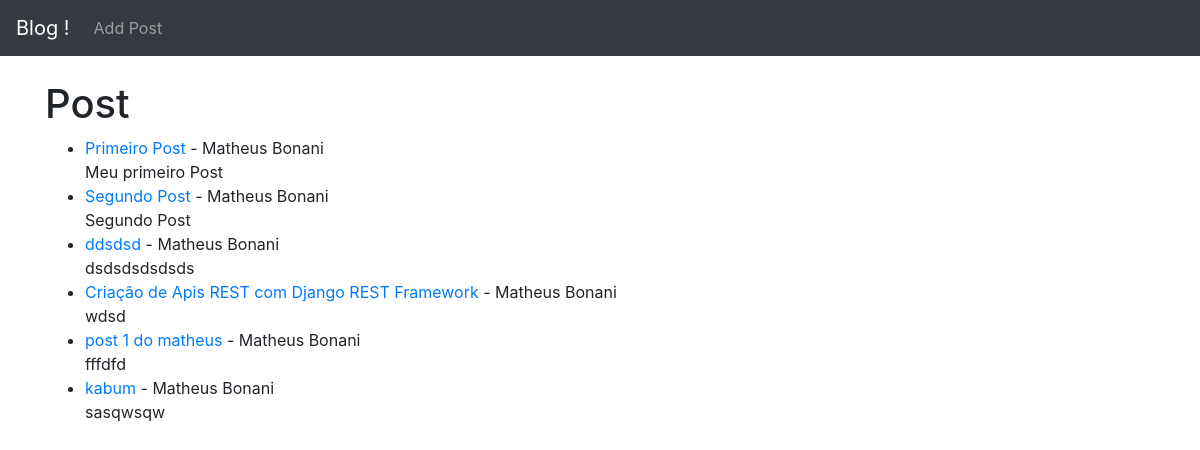
Before: / with the older database file.
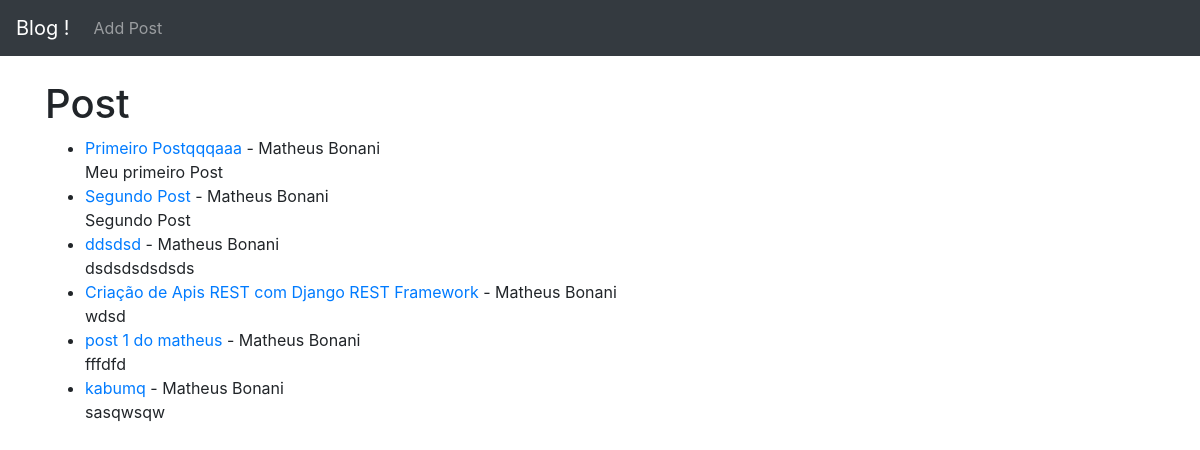
After: the same page with the newer database file.
### core/models.py (models this page shows, shortened)
class Post(models.Model):
    titulo = models.CharField(max_length=255)
    autor = models.ForeignKey(User, default=User, on_delete=models.CASCADE)
    body = models.TextField()

### core/views.py (the view)
# urls.py: path('', IndexView.as_view(), name='index'),
class IndexView(ListView):
    model = Post
    template_name = 'index.html'

### core/templates/index.html
{% extends 'base.html' %}
{% block content %}
<h1>Post</h1>
<ul>
{% for post in object_list %}
    <li><a href="{% url 'post_detail' post.pk %}">{{ post.titulo }}</a> - {{ post.autor.first_name }} {{ post.autor.last_name }}<br/body>
    {{ post.body }}</li>
{% endfor %}
</ul>
{% endblock %}

Changed rows visible on the page:
changed Post "Meu primeiro Post": titulo "Primeiro Post" → "Primeiro Postqqqaaa"
changed Post "sasqwsqw": titulo "kabum" → "kabumq"
